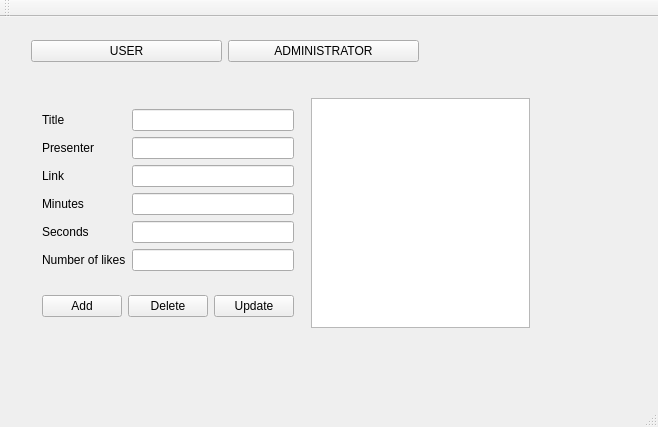
<?xml version="1.0" encoding="UTF-8"?>
<ui version="4.0">
 <class>a9v2Class</class>
 <widget class="QMainWindow" name="a9v2Class">
  <property name="geometry">
   <rect>
    <x>0</x>
    <y>0</y>
    <width>658</width>
    <height>427</height>
   </rect>
  </property>
  <property name="windowTitle">
   <string>a9v2</string>
  </property>
  <widget class="QWidget" name="centralWidget">
   <widget class="QWidget" name="">
    <property name="geometry">
     <rect>
      <x>20</x>
      <y>10</y>
      <width>410</width>
      <height>48</height>
     </rect>
    </property>
    <layout class="QHBoxLayout" name="horizontalLayout">
     <item>
      <widget class="QPushButton" name="UserButton">
       <property name="text">
        <string>USER</string>
       </property>
      </widget>
     </item>
     <item>
      <widget class="QPushButton" name="pushButton_2">
       <property name="text">
        <string>ADMINISTRATOR</string>
       </property>
      </widget>
     </item>
    </layout>
   </widget>
   <widget class="QWidget" name="">
    <property name="geometry">
     <rect>
      <x>20</x>
      <y>70</y>
      <width>521</width>
      <height>252</height>
     </rect>
    </property>
    <layout class="QHBoxLayout" name="horizontalLayout_3">
     <item>
      <widget class="QWidget" name="widget" native="true">
       <layout class="QVBoxLayout" name="verticalLayout">
        <item>
         <layout class="QFormLayout" name="formLayout">
          <item row="0" column="0">
           <widget class="QLabel" name="label">
            <property name="text">
             <string>Title</string>
            </property>
           </widget>
          </item>
          <item row="4" column="0">
           <widget class="QLabel" name="label_3">
            <property name="text">
             <string>Link</string>
            </property>
           </widget>
          </item>
          <item row="4" column="1">
           <widget class="QLineEdit" name="LinkLineEdit"/>
          </item>
          <item row="0" column="1">
           <widget class="QLineEdit" name="TitleLineEdit"/>
          </item>
          <item row="6" column="0">
           <widget class="QLabel" name="label_4">
            <property name="text">
             <string>Minutes</string>
            </property>
           </widget>
          </item>
          <item row="6" column="1">
           <widget class="QLineEdit" name="MinutesLineEdit"/>
          </item>
          <item row="2" column="0">
           <widget class="QLabel" name="label_2">
            <property name="text">
             <string>Presenter</string>
            </property>
           </widget>
          </item>
          <item row="2" column="1">
           <widget class="QLineEdit" name="PresenterLineEdit"/>
          </item>
          <item row="8" column="1">
           <widget class="QLineEdit" name="SecondsLineEdit"/>
          </item>
          <item row="8" column="0">
           <widget class="QLabel" name="label_5">
            <property name="text">
             <string>Seconds</string>
            </property>
           </widget>
          </item>
          <item row="10" column="0">
           <widget class="QLabel" name="label_6">
            <property name="text">
             <string>Number of likes</string>
            </property>
           </widget>
          </item>
          <item row="10" column="1">
           <widget class="QLineEdit" name="NumberLikesLineEdit"/>
          </item>
         </layout>
        </item>
        <item>
         <layout class="QHBoxLayout" name="horizontalLayout_2">
          <item>
           <widget class="QPushButton" name="AddButton_3">
            <property name="text">
             <string>Add</string>
            </property>
           </widget>
          </item>
          <item>
           <widget class="QPushButton" name="pushButton_4">
            <property name="text">
             <string>Delete</string>
            </property>
           </widget>
          </item>
          <item>
           <widget class="QPushButton" name="UpdateButton_5">
            <property name="text">
             <string>Update</string>
            </property>
           </widget>
          </item>
         </layout>
        </item>
       </layout>
      </widget>
     </item>
     <item>
      <widget class="QListWidget" name="listWidget"/>
     </item>
    </layout>
   </widget>
  </widget>
  <widget class="QMenuBar" name="menuBar">
   <property name="geometry">
    <rect>
     <x>0</x>
     <y>0</y>
     <width>658</width>
     <height>22</height>
    </rect>
   </property>
  </widget>
  <widget class="QToolBar" name="mainToolBar">
   <attribute name="toolBarArea">
    <enum>TopToolBarArea</enum>
   </attribute>
   <attribute name="toolBarBreak">
    <bool>false</bool>
   </attribute>
  </widget>
  <widget class="QStatusBar" name="statusBar"/>
 </widget>
 <layoutdefault spacing="6" margin="11"/>
 <resources>
  <include location="a9v2.qrc"/>
 </resources>
 <connections/>
</ui>
